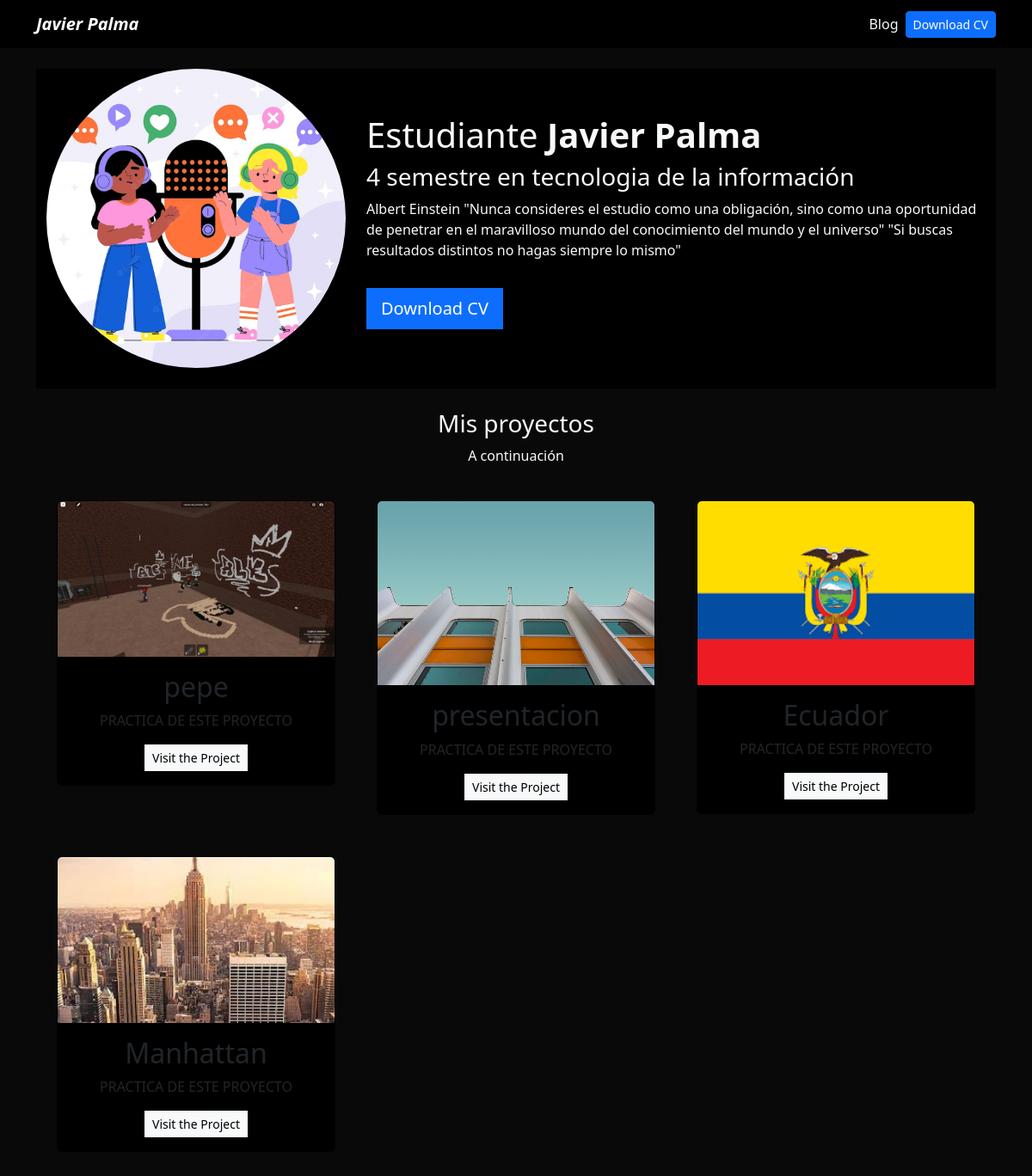
The page / on the database its author committed.
### portfolio/models.py (models this page shows)
class Project(models.Model):
    title = CharField(max_length=100)
    description = CharField(max_length=250)
    image = ImageField(upload_to="portfolio/images/")
    url = URLField(blank=True)

### portfolio/views.py (the view)
# urls.py: 2. Add a URL to urlpatterns:  path('', views.home, name='home')
def home(request):
    project = Project.objects.all()
    return render(request, 'home.html', {'projects':project})

### portfolio/templates/home.html
{% extends 'layout.html' %}
{% block content %}
{% load static %}
<header class="row bg-black">
  <div class="col-md-4">
    <img src="{% static 'portfolio/profile1.jpeg' %}" class="img-fluid rounded-circle" alt="Javier Palma">
    </div>
    <div class="col-md-8 my-auto">
        <h1>Estudiante  <strong> Javier Palma</strong></h1>
        <h3>4 semestre en tecnologia de la información</h3>
        <p>
            Albert Einstein
            "Nunca consideres el estudio como una obligación, sino como una oportunidad de penetrar en el maravilloso mundo del conocimiento del mundo y el universo"
            "Si buscas resultados distintos no hagas siempre lo mismo"
        </p>
        <a href="{% static 'portfolio/ACTIVIDAD1.pdf'%}" class="btn btn-primary btn-lg rounded-0 my-3">Download CV</a>
    </div>
</header class="row">
<div class="row my-4 text-center">
    <h3>Mis proyectos</h3>
    <p>A continuación </p>
    {% for project in projects %}
    <div class="col-md-4 p-4">
      <div class="card bg-black card-project">
        <img src="{{project.image.url }}" class="card-img-top" />
        <div class="card-body">
          <h2>{{ project.title }}</h2>
          <p>{{ project.description }}</p>
          {% if project.url %}
          <a href="{{project.url}}" class="btn btn-light rounded-0 btn-sm" target="__blank" rel="noreferrer">Visit the
            Project</a>
          {% endif %}
        </div>
      </div>
    </div>
    {% endfor %}
  </div>
  {% endblock %}

### portfolio/templates/layout.html (shortened to what this page needs)
{% load static %}
<!DOCTYPE html>
<html lang="en">
<head>
    <link href="https://cdn.jsdelivr.net/npm/bootstrap@5.3.1/dist/css/bootstrap.min.css" rel="stylesheet">
    <link rel="stylesheet" href="{% static 'main.css' %}">
</head>
<body class="text-light">
    {% include 'partials/navbar.html' %}
    <div class="container p-4">
      {% block content %}
      {% endblock %}
    </div>
  </body>
  </html>

### portfolio/templates/partials/navbar.html (shortened to what this page needs)
{% load static %}
<nav class="navbar navbar-expand-lg navbar-dark bg-black">
  <div class="container">
    <a class="navbar-brand fw-bold fst-italic" href="/">Javier Palma</a>
    <div class="collapse navbar-collapse" id="navbarNav">
      <ul class="navbar-nav ms-auto">
        <li class="nav-item">
          <a class="nav-link text-light" href="/blog/">Blog</a>
        </li>
        <li class="nav-item d-flex align-items-center">
          <a class="btn btn-primary btn-sm" href="{% static 'portfolio/ACTIVIDAD1.pdf' %}" target="_blank">Download CV</a>
        </li>
      </ul>
    </div>
  </div>
</nav>

### portfolio/static/main.css (style rules this page uses)
body { background: #090909; }
.bg-black { background: #000; }

### rows shown on the page
Project: image (picture), title "pepe", description "PRACTICA DE ESTE PROYECTO"
Project: image (picture), title "presentacion", description "PRACTICA DE ESTE PROYECTO"
Project: image (picture), title "Ecuador", description "PRACTICA DE ESTE PROYECTO"
Project: image (picture), title "Manhattan", description "PRACTICA DE ESTE PROYECTO"
